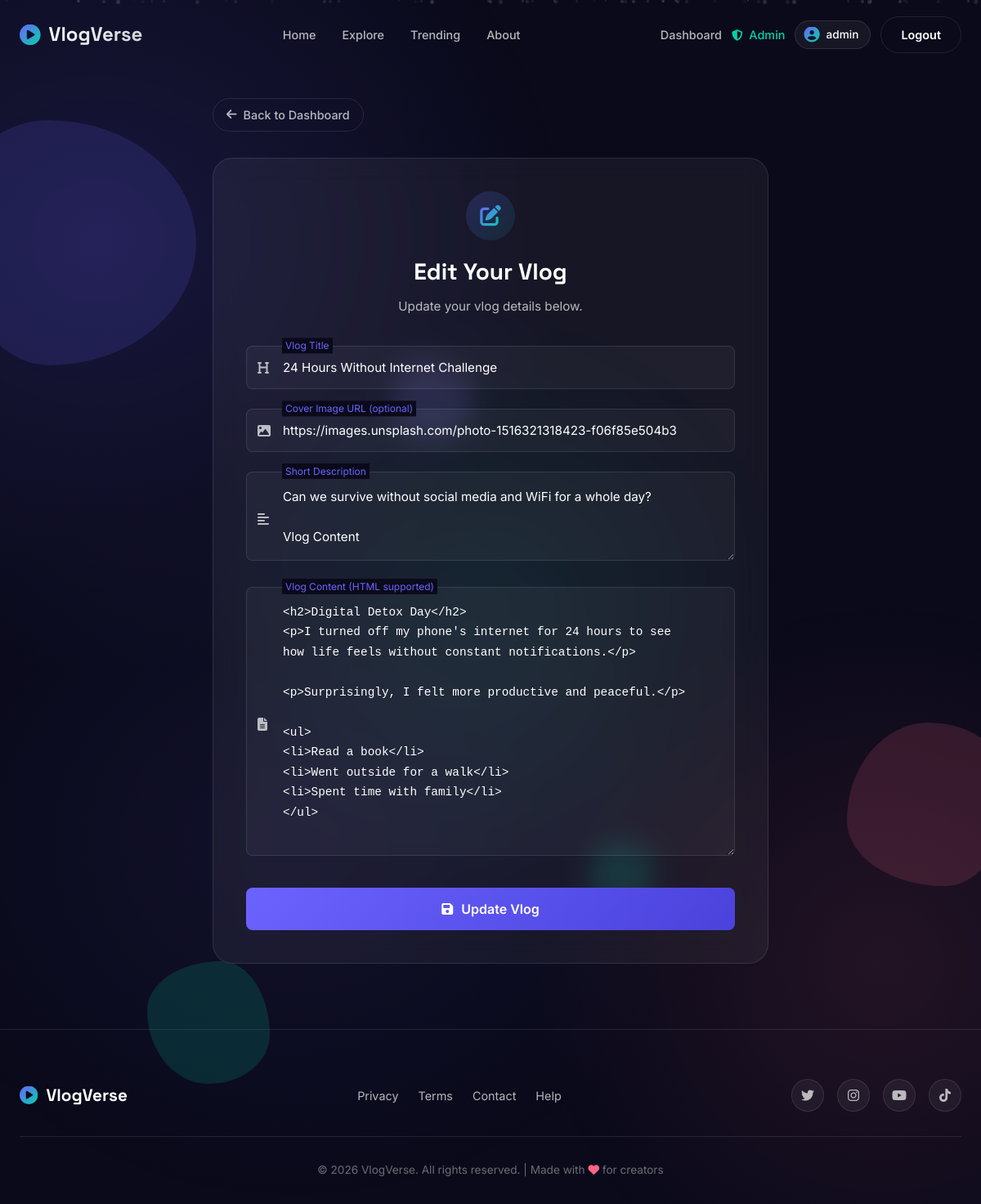
/vlog/2/edit (signed in), run on the app's committed database.
### app.py (models this page shows)
class Users(db.Model):
     serial_number = db.Column(db.Integer,primary_key=True)
     First_Name = db.Column(db.String(15), nullable=False)
     Last_Name = db.Column(db.String(10))
     Email = db.Column(db.String(50),nullable=False,unique=True)
     Password = db.Column(db.String(),nullable=False)
     is_admin = db.Column(db.Boolean, default=False)
     vlogs = db.relationship('Vlogs', backref='author', lazy=True, cascade='all, delete-orphan')

class Vlogs(db.Model):
     id = db.Column(db.Integer, primary_key=True)
     title = db.Column(db.String(100), nullable=False)
     description = db.Column(db.Text, nullable=False)
     content = db.Column(db.Text, nullable=False)
     cover_image_url = db.Column(db.String(500), nullable=True, default='')
     created_at = db.Column(db.DateTime, default=datetime.utcnow)
     updated_at = db.Column(db.DateTime, default=datetime.utcnow, onupdate=datetime.utcnow)
     author_id = db.Column(db.Integer, db.ForeignKey('users.serial_number'), nullable=False)

### app.py (the view, shortened to what this page needs)
@app.route('/vlog/<int:vlog_id>/edit', methods=["GET", "POST"])
def edit_vlog(vlog_id):
    if "user" not in session:
        return redirect(url_for("login"))
    user = Users.query.filter_by(Email=session["user"]).first()
    vlog = Vlogs.query.get_or_404(vlog_id)
    if vlog.author_id != user.serial_number and not user.is_admin:
        return redirect(url_for("dashboard"))
    return render_template('vlog_form.html', user=user, vlog=vlog)

### app.py (called while the page is built)
@app.context_processor
def inject_user():
    if "user" in session:
        current_user = Users.query.filter_by(Email=session["user"]).first()
        return dict(user=current_user)
    return dict(user=None)

### templates/vlog_form.html (shortened to what this page needs)
{% extends "base.html" %}
{% block content %}
<section class="vlog-form-section">
    <div class="vlog-form-container">
        <a href="/dashboard" class="vlog-view-back">
            <i class="fas fa-arrow-left"></i>
            Back to Dashboard
        </a>
        <div class="vlog-form-card">
            <div class="vlog-form-header">
                <div class="vlog-form-icon">
                    <i class="fas {% if vlog %}fa-edit{% else %}fa-plus-circle{% endif %}"></i>
                </div>
                <h2>{{ 'Edit Your Vlog' if vlog else 'Create a New Vlog' }}</h2>
                <p>{{ 'Update your vlog details below.' if vlog else 'Share your story with the world!' }}</p>
            </div>
            <form class="vlog-form" method="POST" action="{{ '/vlog/' ~ vlog.id ~ '/edit' if vlog else '/vlog/new' }}">
                <div class="form-group">
                    <div class="input-wrapper">
                        <input type="text" name="title" id="vlogTitle" class="form-input" value="{{ vlog.title if vlog else '' }}" required>
                        <label for="vlogTitle" class="form-label">Vlog Title</label>
                        <i class="fas fa-heading input-icon"></i>
                    </div>
                </div>
                <div class="form-group">
                    <div class="input-wrapper">
                        <input type="url" name="cover_image_url" id="vlogCover" class="form-input" value="{{ vlog.cover_image_url if vlog else '' }}" placeholder="https://example.com/image.jpg">
                        <label for="vlogCover" class="form-label">Cover Image URL (optional)</label>
                        <i class="fas fa-image input-icon"></i>
                    </div>
                </div>
                <div class="form-group">
                    <div class="input-wrapper">
                        <textarea name="description" id="vlogDescription" class="form-input form-textarea" rows="3" required>{{ vlog.description if vlog else '' }}</textarea>
                        <label for="vlogDescription" class="form-label">Short Description</label>
                        <i class="fas fa-align-left input-icon"></i>
                    </div>
                </div>
                <div class="form-group">
                    <div class="input-wrapper">
                        <textarea name="content" id="vlogContent" class="form-input form-textarea form-textarea-lg" rows="12" required>{{ vlog.content if vlog else '' }}</textarea>
                        <label for="vlogContent" class="form-label">Vlog Content (HTML supported)</label>
                        <i class="fas fa-file-alt input-icon"></i>
                    </div>
                </div>
                <button type="submit" class="auth-submit">
                    <i class="fas {% if vlog %}fa-save{% else %}fa-paper-plane{% endif %}"></i>
                    <span>{{ 'Update Vlog' if vlog else 'Publish Vlog' }}</span>
                </button>
            </form>
        </div>
    </div>
</section>
{% endblock %}

### templates/base.html (shortened to what this page needs)
<!DOCTYPE html>
<html lang="en">
<head>
    <link rel="stylesheet" href="https://cdnjs.cloudflare.com/ajax/libs/font-awesome/6.5.1/css/all.min.css">
    <link rel="stylesheet" href="{{ url_for('static', filename='css/style.css') }}">
</head>
<body>
    <div class="bg-gradient"></div>
    <div class="particles" id="particles"></div>
    <div class="floating-shapes">
        <div class="shape shape-1"></div>
        <div class="shape shape-2"></div>
        <div class="shape shape-3"></div>
        <div class="shape shape-4"></div>
        <div class="shape shape-5"></div>
    </div>
    <nav class="nav">
        <div class="nav-container">
            <div class="nav-logo">
                <i class="fas fa-play-circle"></i>
                <span>VlogVerse</span>
            </div>
            <div class="nav-links">
                <a href="/" class="nav-link">Home</a>
                <a href="/explore" class="nav-link">Explore</a>
                <a href="/trending" class="nav-link">Trending</a>
                <a href="/privacy" class="nav-link">About</a>
            </div>
            <div class="nav-actions">
                {% if session.user %}
                    <a href="/dashboard" class="nav-link">Dashboard</a>
                    {% if user and user.is_admin %}
                    <a href="/admin" class="nav-link nav-link-admin"><i class="fas fa-shield-alt"></i> Admin</a>
                    {% endif %}
                    <div class="nav-user">
                        <i class="fas fa-user-circle"></i>
                        <span>{{ user.First_Name if user else 'User' }}</span>
                    </div>
                    <a href="/logout" class="btn btn-ghost">Logout</a>
                {% else %}
                    <a href="/login" class="btn btn-ghost">Log In</a>
                    <a href="/signup" class="btn btn-primary">Sign Up</a>
                {% endif %}
            </div>
        </div>
    </nav>
    {% block content %}{% endblock %}
    <footer class="footer">
        <div class="footer-container">
            <div class="footer-content">
                <div class="footer-brand">
                    <i class="fas fa-play-circle"></i>
                    <span>VlogVerse</span>
                </div>
                <div class="footer-links">
                    <a href="/privacy">Privacy</a>
                    <a href="/terms">Terms</a>
                    <a href="/contact">Contact</a>
                    <a href="/help">Help</a>
                </div>
                <div class="footer-social">
                    <a href="#" aria-label="Twitter"><i class="fab fa-twitter"></i></a>
                    <a href="#" aria-label="Instagram"><i class="fab fa-instagram"></i></a>
                    <a href="#" aria-label="YouTube"><i class="fab fa-youtube"></i></a>
                    <a href="#" aria-label="TikTok"><i class="fab fa-tiktok"></i></a>
                </div>
            </div>
            <div class="footer-bottom">
                <p>&copy; 2026 VlogVerse. All rights reserved. | Made with <i class="fas fa-heart"></i> for creators</p>
            </div>
        </div>
    </footer>
</body>
</html>

### data on the page
Users: First_Name "admin"
Vlogs: title "24 Hours Without Internet Challenge", cover_image_url "https://images.unsplash.com/photo-1516321318423-f06f85e504b3", description "Can we survive without social media and WiFi for a whole day? Vlog Content", content "<h2>Digital Detox Day</h2> <p>I turned off my phone's internet for 24 hours to see how life feels without constant notifications.</p> <p>Surprisingly, I felt more productive and peaceful.</p> <ul> <li>Read a book</li> <li>Went outside for a walk</li> <li>Spent time with family</li> </ul>"

### other printed values
{{ 'Edit Your Vlog' if vlog else 'Create a New Vlog' }} "Edit Your Vlog"
{{ 'Update Vlog' if vlog else 'Publish Vlog' }} "Update Vlog"
